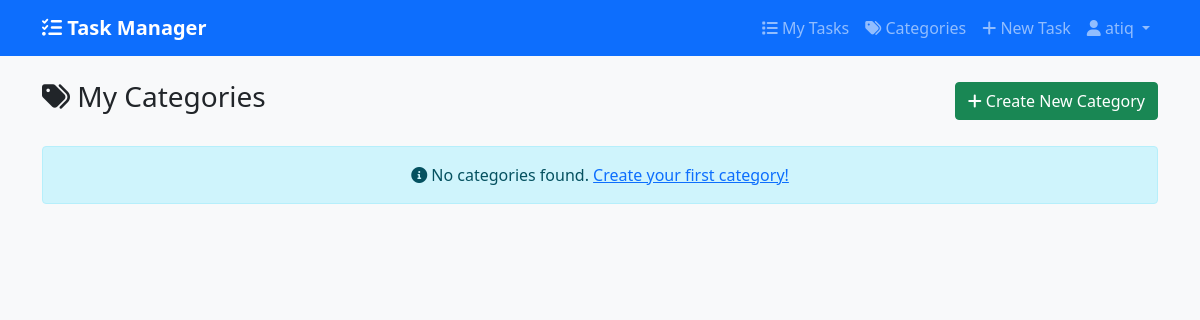
/tasks/categories/ (signed in), run on an earlier commit of the app's database.
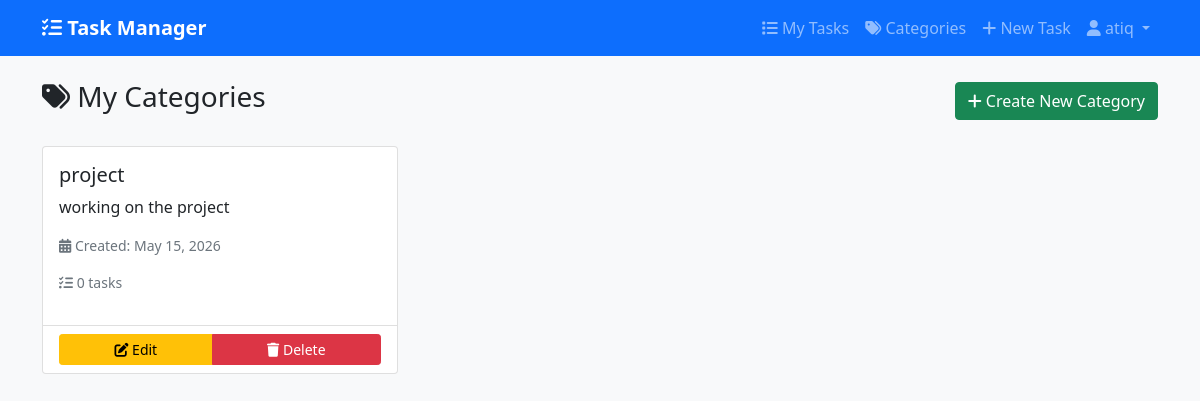
And on a later commit of the database.
### tasks/models.py (models this page shows, shortened)
class Category(models.Model):
    name = models.CharField(max_length=100, unique=True)
    description = models.TextField(blank=True, null=True)
    created_by = models.ForeignKey(User, on_delete=models.CASCADE, related_name='categories')
    created_at = models.DateTimeField(auto_now_add=True)
    updated_at = models.DateTimeField(auto_now=True)
    class Meta:
        verbose_name_plural = 'Categories'
        ordering = ['name']

### tasks/views.py (the view)
# urls.py: path('categories/', views.category_list, name='category_list'),
@login_required
def category_list(request):
    categories = Category.objects.filter(created_by=request.user)
    return render(request, 'task/category_list.html', {'categories': categories})  # Changed from 'tasks/' to 'task/'

### tasks/templates/task/category_list.html (shortened to what this page needs)
{% extends 'task/base.html' %}
{% block content %}
<div class="row">
    <div class="col-md-12">
        <div class="d-flex justify-content-between align-items-center mb-4">
            <h3><i class="fas fa-tags"></i> My Categories</h3>
            <a href="{% url 'category_create' %}" class="btn btn-success">
                <i class="fas fa-plus"></i> Create New Category
            </a>
        </div>
        {% if categories %}
            <div class="row">
                {% for category in categories %}
                    <div class="col-md-4 mb-4">
                        <div class="card h-100">
                            <div class="card-body">
                                <h5 class="card-title">{{ category.name }}</h5>
                                <p class="card-text">{{ category.description|default:"No description provided." }}</p>
                                <p class="text-muted small">
                                    <i class="fas fa-calendar-alt"></i> Created: {{ category.created_at|date:"M d, Y" }}
                                </p>
                                <p class="text-muted small">
                                    <i class="fas fa-tasks"></i> {{ category.tasks.count }} tasks
                                </p>
                            </div>
                            <div class="card-footer bg-transparent">
                                <div class="btn-group w-100" role="group">
                                    <a href="{% url 'category_update' category.id %}" class="btn btn-sm btn-warning">
                                        <i class="fas fa-edit"></i> Edit
                                    </a>
                                    <a href="{% url 'category_delete' category.id %}" class="btn btn-sm btn-danger">
                                        <i class="fas fa-trash"></i> Delete
                                    </a>
                                </div>
                            </div>
                        </div>
                    </div>
                {% endfor %}
            </div>
        {% else %}
            <div class="alert alert-info text-center">
                <i class="fas fa-info-circle"></i> No categories found.
                <a href="{% url 'category_create' %}">Create your first category!</a>
            </div>
        {% endif %}
    </div>
</div>
{% endblock %}

What changed in the data, as far as the page shows it:
added Category: name "project", description "working on the project", created_at "May 15, 2026", tasks.count "0"
Also different on the page:
text no longer shown: "No categories found. Create your first category!"
